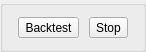
<?xml version="1.0" encoding="UTF-8"?>
<ui version="4.0">
 <class>backtesting_controls</class>
 <widget class="QGroupBox" name="backtesting_controls">
  <property name="geometry">
   <rect>
    <x>0</x>
    <y>0</y>
    <width>146</width>
    <height>50</height>
   </rect>
  </property>
  <property name="windowTitle">
   <string>GroupBox</string>
  </property>
  <layout class="QHBoxLayout" name="horizontalLayout">
   <item>
    <widget class="QToolButton" name="backtesting_button">
     <property name="text">
      <string>Backtest</string>
     </property>
    </widget>
   </item>
   <item>
    <widget class="QToolButton" name="backtesting_stop_button">
     <property name="text">
      <string>Stop</string>
     </property>
    </widget>
   </item>
  </layout>
 </widget>
 <resources/>
 <connections/>
</ui>
